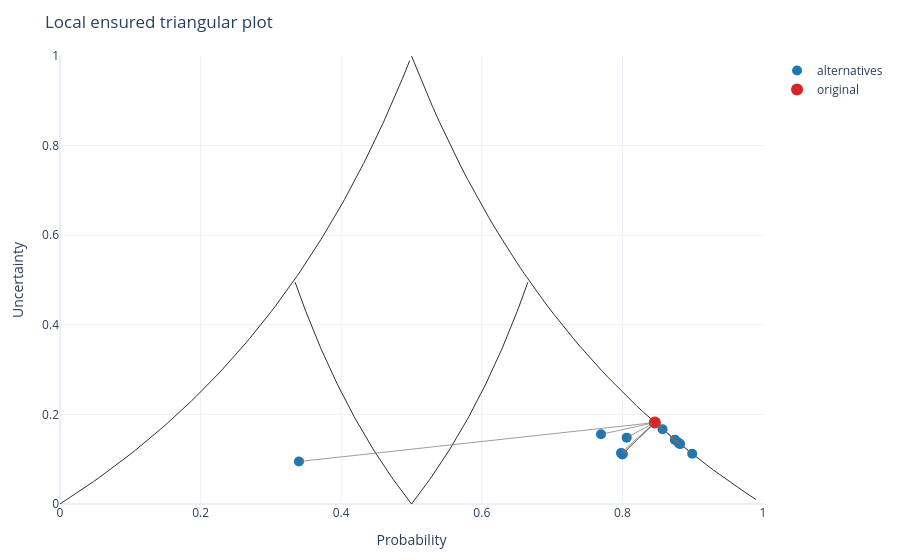

Here is the notebook cell this chart was saved with:
### Markdown cell above
## Interactive Plot

Hover now shows a compact summary: rule, prediction, uncertainty, and interval.

### Code cell
plot_result = alternatives.plot(
    style='plotly.local.ensured_triangular',
    show=True,
    filter_top=20,
)
